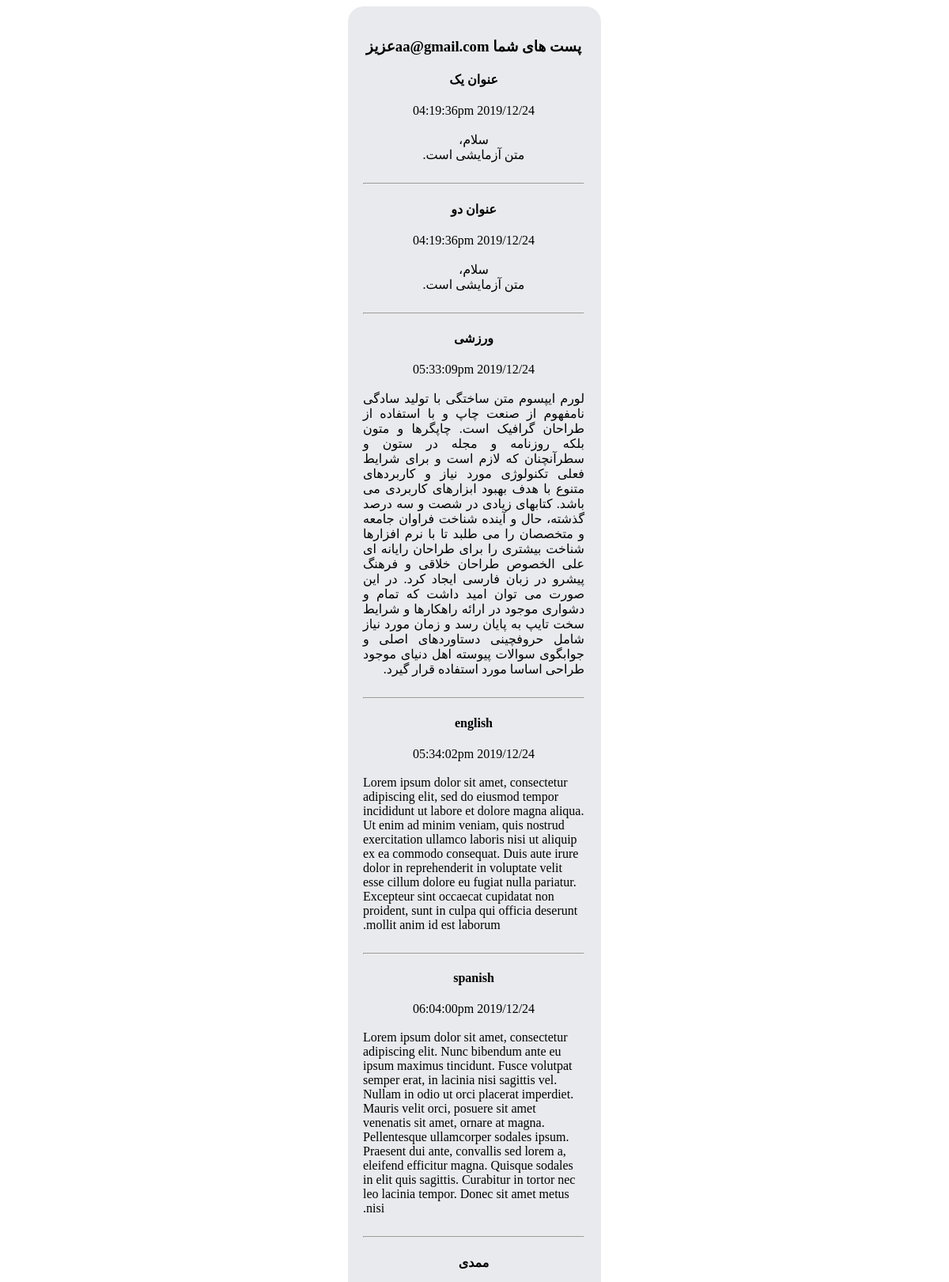
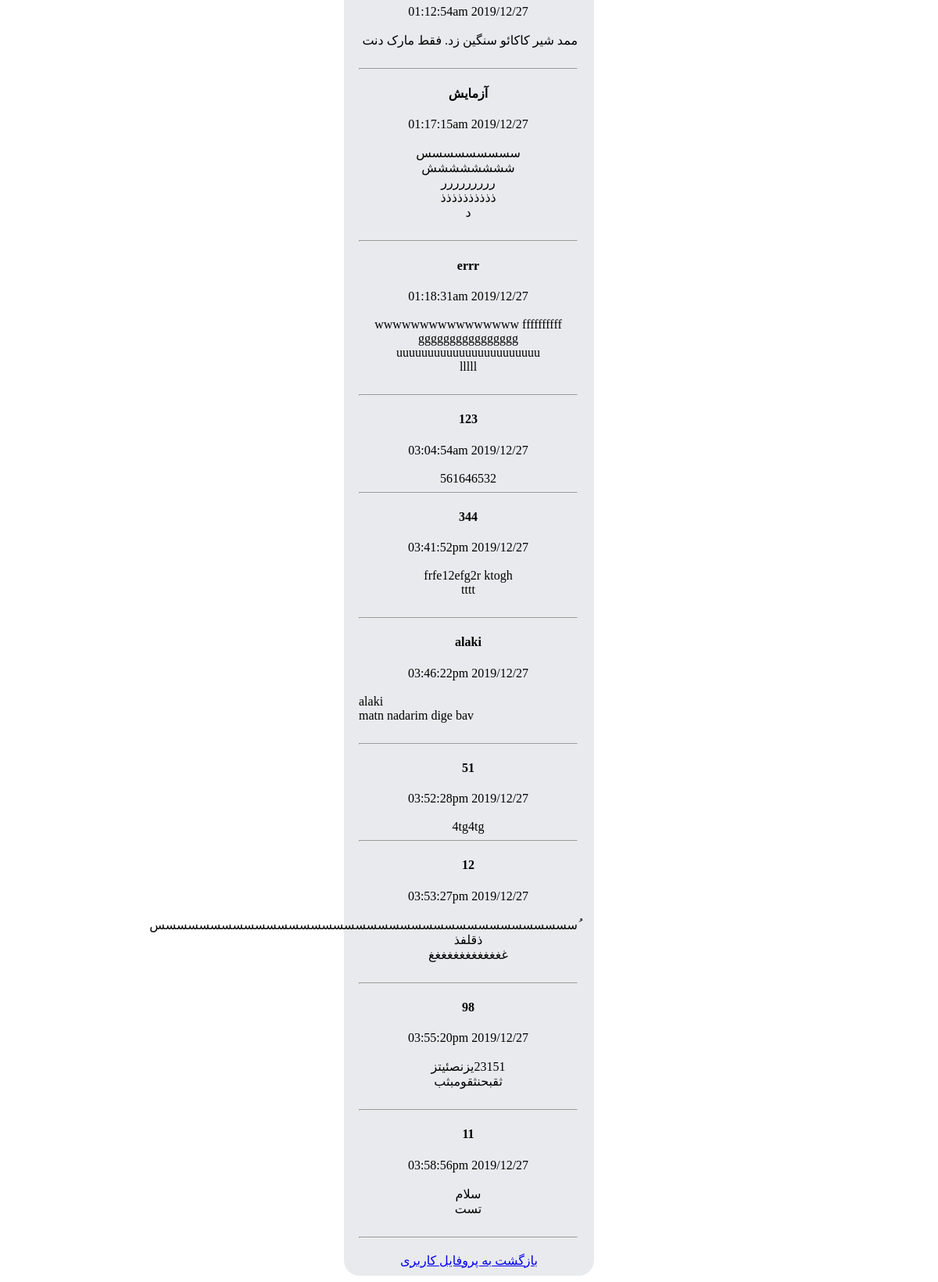
Page /showPostPage.php (signed in) on the committed database (2 pictures, top to bottom).
### tables this page shows
CREATE TABLE `posts` (
  `id` int(11) NOT NULL,
  `userEmail` varchar(50) NOT NULL,
  `userName` varchar(50) NOT NULL,
  `head` varchar(500) NOT NULL,
  `number` int(11) NOT NULL,
  `text` varchar(10000) NOT NULL,
  `time` varchar(100) NOT NULL
);

### showPostPage.php (the view, shortened to what this page needs)
<?php
require_once 'engine/db.php';
$user_email = $_SESSION['loggedin'];
$sql = mysqli_query($db, "SELECT * FROM posts WHERE userEmail='$user_email'");
?>
<!DOCTYPE html>
<html lang="en">
<head>
	<link rel="stylesheet" href="styles.css">
</head>
<div id="users">
<div class="input">
<h3>پست های شما <?php echo $user_email ?>عزیز</h3>
<?php
while($fetch = mysqli_fetch_array($sql)){
?>
<h4> <?php echo $fetch['head']; ?> </h4>
<?php echo $fetch['time']; ?> </br> </br>
<?php echo $fetch['text']; ?> </br>
<hr>
<?php
}
?>
</div>
<a href="profile.php">بازگشت به پروفایل کاربری</a>
</div>

### styles.css (style rules this page uses)
#users { background: #E9EAED; text-align: center; width: 300px; margin: auto; padding: 10px; border-radius: 20px; }
#users .input { padding: 8px; width: 280px; margin: 3px; border-radius: 10px; font-family: tahoma; }

### rows in the picture
posts: head "عنوان یک", time "2019/12/24 04:19:36pm", text "سلام، متن آزمایشی است."
posts: head "عنوان دو", time "2019/12/24 04:19:36pm", text "سلام، متن آزمایشی است."
posts: head "ورزشی", time "2019/12/24 05:33:09pm", text "لورم ایپسوم متن ساختگی با تولید سادگی نامفهوم از صنعت چاپ و با استفاده از طراحان گرافیک است. چاپگرها و متون بلکه روزنامه و مجله در ستون و سطرآنچنان که لازم است و برای شرایط فعلی تکنولوژی مورد نیاز و کاربردهای متنوع با هدف بهبود ابزارهای کاربردی می باشد. کتابهای زیادی در شصت و سه درصد گذشته، حال و آینده شناخت فراوان جامعه و متخصصان را می طلبد تا با نرم افزارها شناخت بیشتری را برای طراحان رایانه ای علی الخصوص طراحان خلاقی و فرهنگ پیشرو در زبان فارسی ایجاد کرد. در این صورت می توان امید داشت که تمام و دشواری موجود در ارائه راهکارها و شرایط سخت تایپ به پایان رسد و زمان مورد نیاز شامل حروفچینی دستاوردهای اصلی و جوابگوی سوالات پیوسته اهل دنیای موجود طراحی اساسا مورد استفاده قرار گیرد."
posts: head "english", time "2019/12/24 05:34:02pm", text "Lorem ipsum dolor sit amet, consectetur adipiscing elit, sed do eiusmod tempor incididunt ut labore et dolore magna aliqua. Ut enim ad minim veniam, quis nostrud exercitation ullamco laboris nisi ut aliquip ex ea commodo consequat. Duis aute irure dolor in reprehenderit in voluptate velit esse cillum dolore eu fugiat nulla pariatur. Excepteur sint occaecat cupidatat non proident, sunt in culpa qui officia deserunt mollit anim id est laborum."
posts: head "spanish", time "2019/12/24 06:04:00pm", text "Lorem ipsum dolor sit amet, consectetur adipiscing elit. Nunc bibendum ante eu ipsum maximus tincidunt. Fusce volutpat semper erat, in lacinia nisi sagittis vel. Nullam in odio ut orci placerat imperdiet. Mauris velit orci, posuere sit amet venenatis sit amet, ornare at magna. Pellentesque ullamcorper sodales ipsum. Praesent dui ante, convallis sed lorem a, eleifend efficitur magna. Quisque sodales in elit quis sagittis. Curabitur in tortor nec leo lacinia tempor. Donec sit amet metus nisi."
posts: head "ممدی", time "2019/12/27 01:12:54am", text "ممد شیر کاکائو سنگین زد. فقط مارک دنت"
posts: head "آزمایش", time "2019/12/27 01:17:15am", text "سسسسسسسسس شششششششش ررررررررر ذذذذذذذذذذ د"
posts: head "errr", time "2019/12/27 01:18:31am", text "wwwwwwwwwwwwwwww ffffffffff gggggggggggggggg uuuuuuuuuuuuuuuuuuuuuuu lllll"
posts: head "123", time "2019/12/27 03:04:54am", text "561646532"
posts: head "344", time "2019/12/27 03:41:52pm", text "frfe12efg2r ktogh tttt"
posts: head "alaki", time "2019/12/27 03:46:22pm", text "alaki matn nadarim dige bav"
posts: head "51", time "2019/12/27 03:52:28pm", text "4tg4tg"
posts: head "12", time "2019/12/27 03:53:27pm", text "ُسسسسسسسسسسسسسسسسسسسسسسسسسسسسسسسسسسسسسس ذقلفذ غغغغغغغغغغغغغ"
posts: head "98", time "2019/12/27 03:55:20pm", text "23151یزنصئیتز ثقبحنثقومبثب"
posts: head "11", time "2019/12/27 03:58:56pm", text "سلام تست"

### other values in the picture
$user_email "aa@gmail.com"
